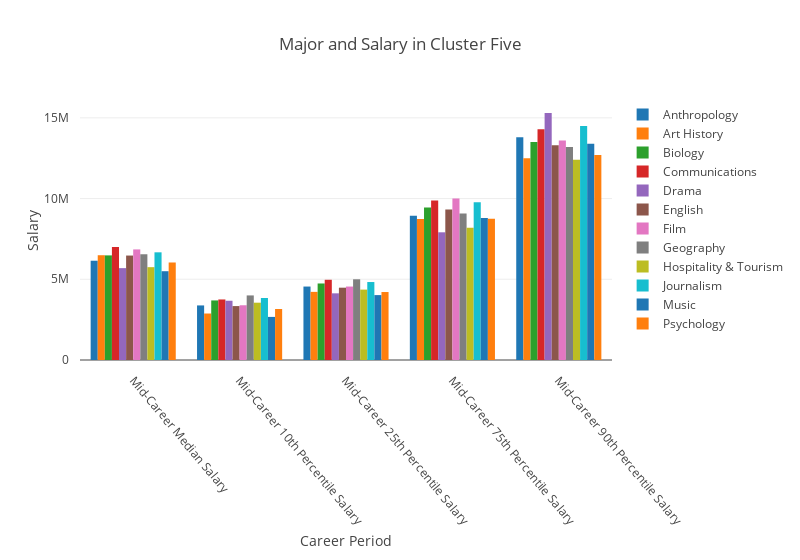

Notebook code for this chart:
### Code cell
cluster_five = cluster_five[['Undergraduate Major', 'Mid-Career Median Salary', 'Mid-Career 10th Percentile Salary', 'Mid-Career 25th Percentile Salary', 'Mid-Career 75th Percentile Salary', 'Mid-Career 90th Percentile Salary']]
tidy = (
    cluster_five.set_index('Undergraduate Major')
      .stack()
      .reset_index()
      .rename(columns={'level_1': 'Variable', 0: 'Value'})
)

cluster_five_trace_list = []

for label, label_df in tidy.groupby('Undergraduate Major'):
    cluster_five_trace_list.append(
        go.Bar(
            x=label_df.Variable,
            y=label_df.Value,
            name=label
        )
    )

layout = go.Layout(
    barmode='group',
    title='Major and Salary in Cluster Five',
    xaxis = dict(title = 'Career Period', tickangle = 50),
    yaxis = dict(title = 'Salary'),
    width=800,
    margin=go.layout.Margin(
            b=200,
            t=100,
            pad=10
        ),
)
fig = go.Figure(data= cluster_five_trace_list, layout=layout)
py.offline.iplot(fig)

### Figure 1 — Plotly figure (JSON) as saved in the notebook; plotly's stock layout.template omitted (floating-point values rounded to 4 significant figures)
{"data": [{"name": "Anthropology", "type": "bar", "uid": "3e4baa57-0ace-409a-a61c-b4bb9493ff8a", "x": ["Mid-Career Median Salary", "Mid-Career 10th Percentile Salary", "Mid-Career 25th Percentile Salary", "Mid-Career 75th Percentile Salary", "Mid-Career 90th Percentile Salary"], "y": [6150000, 3380000, 4550000, 8930000, 13800000]}, {"name": "Art History", "type": "bar", "uid": "e8bfd8ef-61d8-47d9-9f12-006a2501f21c", "x": ["Mid-Career Median Salary", "Mid-Career 10th Percentile Salary", "Mid-Career 25th Percentile Salary", "Mid-Career 75th Percentile Salary", "Mid-Career 90th Percentile Salary"], "y": [6490000, 2880000, 4220000, 8740000, 12500000]}, {"name": "Biology", "type": "bar", "uid": "81bdc53e-adb4-4716-96a0-71d2e5990bb5", "x": ["Mid-Career Median Salary", "Mid-Career 10th Percentile Salary", "Mid-Career 25th Percentile Salary", "Mid-Career 75th Percentile Salary", "Mid-Career 90th Percentile Salary"], "y": [6480000, 3690000, 4740000, 9450000, 13500000]}, {"name": "Communications", "type": "bar", "uid": "3e12cc9d-0d25-424e-bf07-38aa843c8aab", "x": ["Mid-Career Median Salary", "Mid-Career 10th Percentile Salary", "Mid-Career 25th Percentile Salary", "Mid-Career 75th Percentile Salary", "Mid-Career 90th Percentile Salary"], "y": [7000000, 3750000, 4970000, 9880000, 14300000]}, {"name": "Drama", "type": "bar", "uid": "68c81dc3-e013-45f6-8b2d-e2d8c0852120", "x": ["Mid-Career Median Salary", "Mid-Career 10th Percentile Salary", "Mid-Career 25th Percentile Salary", "Mid-Career 75th Percentile Salary", "Mid-Career 90th Percentile Salary"], "y": [5690000, 3670000, 4130000, 7910000, 15300000]}, {"name": "English", "type": "bar", "uid": "9b36735a-dc77-48f2-901e-b6d792549061", "x": ["Mid-Career Median Salary", "Mid-Career 10th Percentile Salary", "Mid-Career 25th Percentile Salary", "Mid-Career 75th Percentile Salary", "Mid-Career 90th Percentile Salary"], "y": [6470000, 3340000, 4480000, 9320000, 13300000]}, {"name": "Film", "type": "bar", "uid": "4e4b8ed9-e1c4-4125-af0e-260e34535b77", "x": ["Mid-Career Median Salary", "Mid-Career 10th Percentile Salary", "Mid-Career 25th Percentile Salary", "Mid-Career 75th Percentile Salary", "Mid-Career 90th Percentile Salary"], "y": [6850000, 3390000, 4550000, 10000000, 13600000]}, {"name": "Geography", "type": "bar", "uid": "edd2aa5c-67f9-4034-841d-6e200af0b684", "x": ["Mid-Career Median Salary", "Mid-Career 10th Percentile Salary", "Mid-Career 25th Percentile Salary", "Mid-Career 75th Percentile Salary", "Mid-Career 90th Percentile Salary"], "y": [6550000, 4000000, 5000000, 9080000, 13200000]}, {"name": "Hospitality & Tourism", "type": "bar", "uid": "c099e4ff-c7c8-430c-810e-d99228a7adb5", "x": ["Mid-Career Median Salary", "Mid-Career 10th Percentile Salary", "Mid-Career 25th Percentile Salary", "Mid-Career 75th Percentile Salary", "Mid-Career 90th Percentile Salary"], "y": [5750000, 3550000, 4360000, 8190000, 12400000]}, {"name": "Journalism", "type": "bar", "uid": "0b9ebc97-d946-4c85-8c81-a8fe843ab78f", "x": ["Mid-Career Median Salary", "Mid-Career 10th Percentile Salary", "Mid-Career 25th Percentile Salary", "Mid-Career 75th Percentile Salary", "Mid-Career 90th Percentile Salary"], "y": [6670000, 3840000, 4830000, 9770000, 14500000]}, {"name": "Music", "type": "bar", "uid": "d96f8d16-5951-4486-8f2e-9c0c61bc889d", "x": ["Mid-Career Median Salary", "Mid-Career 10th Percentile Salary", "Mid-Career 25th Percentile Salary", "Mid-Career 75th Percentile Salary", "Mid-Career 90th Percentile Salary"], "y": [5500000, 2670000, 4020000, 8800000, 13400000]}, {"name": "Psychology", "type": "bar", "uid": "50c5688d-ad48-4170-b09b-d089e22584da", "x": ["Mid-Career Median Salary", "Mid-Career 10th Percentile Salary", "Mid-Career 25th Percentile Salary", "Mid-Career 75th Percentile Salary", "Mid-Career 90th Percentile Salary"], "y": [6040000, 3160000, 4210000, 8750000, 12700000]}], "layout": {"barmode": "group", "margin": {"b": 200, "pad": 10, "t": 100}, "title": "Major and Salary in Cluster Five", "width": 800, "xaxis": {"tickangle": 50, "title": "Career Period"}, "yaxis": {"title": "Salary"}}}
